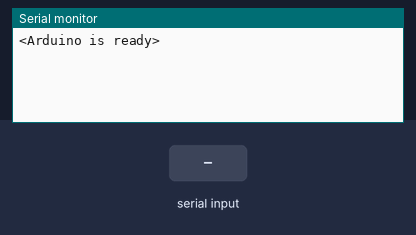
The sketch below on a simulated Arduino Uno, built with avr-gcc and run on an emulated ATmega328P. On the bench: the last lines printed to the serial monitor. Inputs (shaded band) come from the test bench.

Above: at 1.2 s.
1.3 s: "<90,45,200>" received over Serial
At 1.7 s:
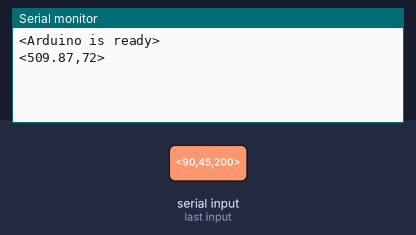
2.8 s: "<30,150,10>" received over Serial
At 4.0 s:
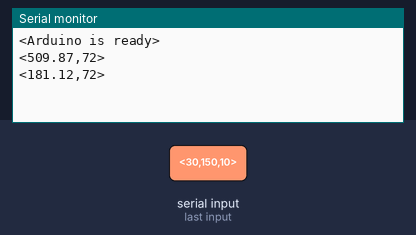

Measured:
- after the input at 1.3 s, the serial monitor: prints a new line at once (image 1)
- after the input at 2.8 s, the serial monitor: prints a new line at once (image 2)

The sketch:

MCU_code_LR.ino
```cpp
#if defined(ARDUINO_SAMD_ZERO) && defined(SERIAL_PORT_USBVIRTUAL)
  // Required for Serial on Zero based boards
  #define Serial SERIAL_PORT_USBVIRTUAL
#endif

// code is changed to get SBP only .. later I need to add DBP, MAP which should affect the prediction functions & the returned values
const byte buffSize = 40;
char inputBuffer[buffSize];
const char startMarker = '<';
const char endMarker = '>';
byte bytesRecvd = 0;
boolean readInProgress = false;
boolean newDataFromPC = false;

char messageFromPC[buffSize] = {0};
float PTT = 0.0;
float PTTh = 0.0;
float PTTm = 0.0;
float HR = 0.0;
float SBP = 0.0;
float DBP = 0.0;

unsigned long startMicros;
unsigned long totMicros;

unsigned long prevReplyToPCmillis = 0;
unsigned long replyToPCinterval = 1000;

//=============

void setup() {
  Serial.begin(115200);
    // tell the PC we are ready
  Serial.println("<Arduino is ready>");
}

//=============

void loop() {

  getDataFromPC();
  replyToPC();

}

//=============

void getDataFromPC() {

    // receive data from PC and save it into inputBuffer

  if(Serial.available() > 0) {

    char x = Serial.read();

      // the order of these IF clauses is significant

    if (x == endMarker) {
      readInProgress = false;
      newDataFromPC = true;
      inputBuffer[bytesRecvd] = 0;
      parseData();
    }

    if(readInProgress) {
      inputBuffer[bytesRecvd] = x;
      bytesRecvd ++;
      if (bytesRecvd == buffSize) {
        bytesRecvd = buffSize - 1;
      }
    }

    if (x == startMarker) {
      bytesRecvd = 0;
      readInProgress = true;
    }


  startMicros = micros();
  PredictSBP();
  //PredictDBP();
  totMicros = micros() - startMicros;

  }
}

//=============

void parseData() {

    // split the data into its parts

  char * strtokIndx; // this is used by strtok() as an index

  strtokIndx = strtok(inputBuffer, ","); // this continues where the previous call left off
  PTTh = atof(strtokIndx);     // convert this part to a float .. PTT

  strtokIndx = strtok(NULL, ",");
  PTTm = atof(strtokIndx);

  strtokIndx = strtok(NULL, ",");
  PTT = atof(strtokIndx);

  strtokIndx = strtok(NULL, ",");
  HR = atof(strtokIndx);     // convert this part to a float .. HR

}

//=============
void PredictSBP() {
	SBP = ((((144.7595952135736) + ((PTTh) * (5.560476637951604))) + ((PTTm) * (-0.8371734744260986))) + ((PTT) * (-0.4882855887343618))) + ((HR) * (-0.22598764128164273));
}


//=============
//void PredictDBP() {
//	DBP = ((63.9749462647779) + ((PTT) * (1.1892889960510198))) + ((HR) * (0.06736373919170303));
//}


//=============

void replyToPC() {

  if (newDataFromPC) {
    newDataFromPC = false;
    Serial.print("<");
    Serial.print(SBP);
    //Serial.print(",");
    //Serial.print(DBP);
	Serial.print(",");
    Serial.print(totMicros);
    Serial.println(">");
  }
}

//============
```
